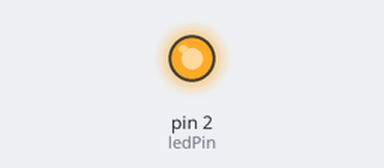
This sketch was run on a simulated Arduino Uno, built with avr-gcc and run on an emulated ATmega328P. Shown: output pins drawn as LEDs (lit = HIGH).

Above: at 1.5 s.
At 5.6 s:
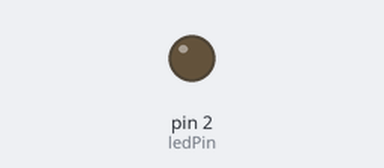
Timing chart, 0 to 8.6 s (numbered marks = the images above):
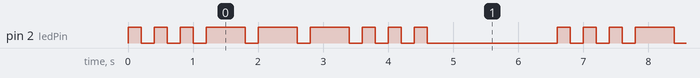

Measured:
- by itself, pin 2 (ledPin): repeats every 6.6 s: 2 × (LOW 0.20 s, HIGH 0.20 s), 3 × (LOW 0.20 s, HIGH 0.60 s), 3 × (LOW 0.20 s, HIGH 0.20 s), LOW 2.0 s, HIGH 0.20 s
- by itself, everything shown: repeats every 6.6 s, in 18 steps

The sketch:

sos_millis2.0.ino
```cpp
const int ledPin = 2;

// 定义动作序列数组
const unsigned long sequenceDurations[] = {
  200, 200,   // S: 亮200ms, 灭200ms
  200, 200,   // S: 亮200ms, 灭200ms
  200, 200,   // S: 亮200ms, 灭200ms (S结束)

  600, 200,   // O: 亮600ms, 灭200ms
  600, 200,   // O: 亮600ms, 灭200ms
  600, 200,   // O: 亮600ms, 灭200ms (O结束)

  200, 200,   // S: 亮200ms, 灭200ms
  200, 200,   // S: 亮200ms, 灭200ms
  200, 2000   // S: 亮200ms, 灭2000ms (一轮结束的大停顿)
};

// 获取序列的总步数
const int totalSteps = sizeof(sequenceDurations) / sizeof(sequenceDurations[0]);

unsigned long previousMillis = 0;
int currentStep = 0; // 当前执行到数组的第几个元素

void setup() {
  pinMode(ledPin, OUTPUT);
}

void loop() {
  unsigned long currentMillis = millis();
  unsigned long elapsed = currentMillis - previousMillis;

  // 判断当前步的时间是否到了
  if (elapsed >= sequenceDurations[currentStep]) {
    // 时间到了，进入下一步
    previousMillis = currentMillis;
    currentStep++;

    // 如果超出了数组范围，说明一轮播放完毕，重置回第0步
    if (currentStep >= totalSteps) {
      currentStep = 0;
    }
  }

  // 根据当前步数的奇偶性决定灯亮还是灭(偶亮奇灭)
  if (currentStep % 2 == 0) {
    digitalWrite(ledPin, HIGH);
  } else {
    digitalWrite(ledPin, LOW);
  }
}
```
